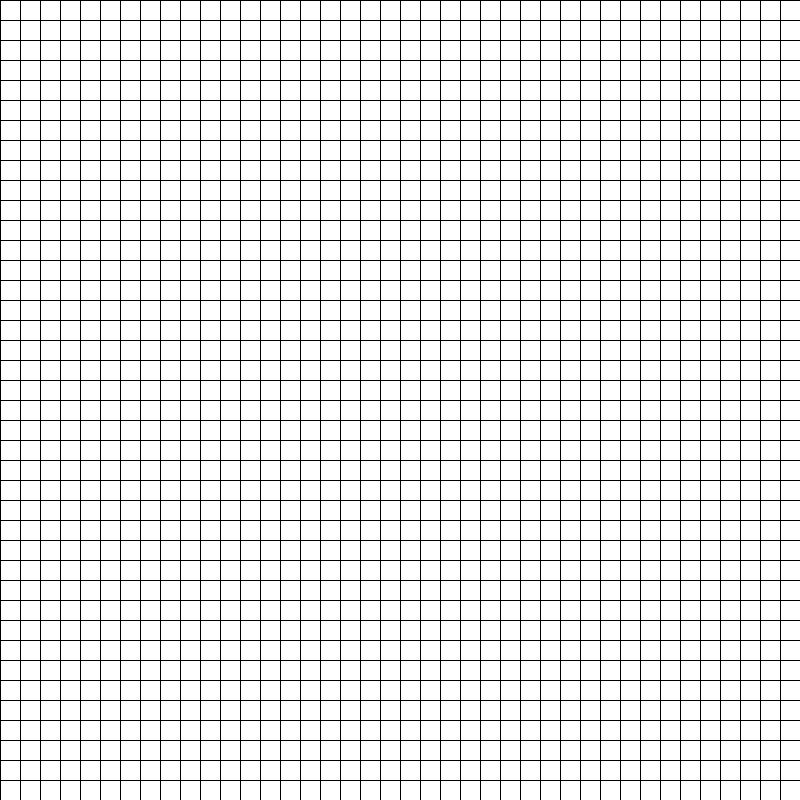
Frame 1 (no input)
Frame 60 (the mouse pressed at the canvas centre just before this capture): identical to frame 1, image omitted
Frame 120 (the mouse held since frame 60 and released just before this capture): identical to frame 1, image omitted

The Processing sketch that drew this single still picture (run headless with seeded random() and noise(); from frame 60 on, the mouse is pressed at the canvas centre):

// Processing sketch: research
// ── research.pde

ArrayList<Node> RemoveFromList(ArrayList<Node> list, Node obj) {
  //println("removing " + obj);
  for (int i = list.size()-1; i >= 0; i--) {
    //println("IN LOOP " + i);
    if (list.get(i) == obj) {
      list.remove(i);
      //println("removed " + i);
    }
  }
  return list;
}

boolean Includes(Node obj, ArrayList<Node> list) {
  for (int i = 0; i < list.size(); i++) {
    if (obj == list.get(i)) {
      return true;
    }
  }
  return false;
}

float Heuristic(Node from, Node target) {
  float dist = 0;
  dist = dist(from.i, from.j, target.i, target.j);
  //dist = abs(target.i - from.i) + abs(target.j - from.j);
  return dist;
}



int arrSize = 40;
int wid;

class Node {
  int i;
  int j;

  float f;
  float g;
  float h;
  boolean isWall;
  Node previous;
  ArrayList<Node> neighbors = new ArrayList<Node>();

  Node(int newI, int newJ) {
    i = newI;
    j = newJ;
    f = 0;
    g = 0;
    h = 0;
    previous = null;
    if (random(1) < 0.00)
      isWall = true;
    else
      isWall = false;
  }

  void show(float r, float g, float b) {
    if (isWall == true)
      fill(0, 0, 0);
    else
      fill(r, g, b);

    rect(i * wid, j * wid, wid, wid);
  }

  void addNeighbors(Node[][] _nodes) {

    if (i < arrSize - 1) {
      neighbors.add(_nodes[i + 1][j]);
    }
    if (i > 0) {
      neighbors.add(_nodes[i - 1][j]);
    }
    if (j < arrSize - 1) {
      neighbors.add(_nodes[i][j + 1]);
    }
    if (j > 0) {
      neighbors.add(_nodes[i][j - 1]);
    }
  }
}

Node[][] nodes = new Node[arrSize][arrSize];
ArrayList<Node> openSet = new ArrayList<Node>();
ArrayList<Node> closedSet = new ArrayList<Node>();
ArrayList<Node> path = new ArrayList<Node>();
Node startNode;
Node targetNode;
Node current;

boolean isReady = false;
boolean isBuilding = false;

void setup() {
  size(800, 800);
  background(51);
  wid = height / arrSize;

  for (int i = 0; i < arrSize; i++) {
    for (int j= 0; j < arrSize; j++) {
      nodes[i][j] = new Node(i, j);
    }
  }
  for (int i = 0; i < arrSize; i++) {
    for (int j= 0; j < arrSize; j++) {
      nodes[i][j].addNeighbors(nodes);
    }
  }

  startNode = nodes[0][0];
  targetNode = nodes[arrSize - 1][arrSize - 1];
  startNode.isWall = false;
  targetNode.isWall = false;
  openSet.add(startNode);


  for (int i = 0; i < arrSize; i++) {
    for (int j= 0; j< arrSize; j++) {
      nodes[i][j].show(255, 255, 255);
    }
  }
}

//void draw() {
//}

void mouseReleased() {
  isBuilding = false;
}

void draw() {
  
  if (isReady == false) {

    if (mousePressed) {
      isBuilding = true;
    }

    if (isBuilding == true) {
      if (mouseX > 0 && mouseX < width && mouseY > 0 && mouseY < height) {
        if (mouseButton == LEFT) {
          nodes[mouseX / wid][mouseY / wid].isWall = true;
        } else if (mouseButton == RIGHT) {
          nodes[mouseX / wid][mouseY / wid].isWall = false;
        }
      }
    }

    for (int i = 0; i < arrSize; i++) {
      for (int j= 0; j< arrSize; j++) {
        nodes[i][j].show(255, 255, 255);
      }
    }

    if (keyPressed) {
      if (key == 'b')
        isReady = true;
    }
  }

  if (isReady == false)
    return;

  if (openSet.size() > 0) {
    int winnerInd = 0;
    for (int i = 0; i < openSet.size(); i++) {
      if (openSet.get(i).f < openSet.get(winnerInd).f) {
        winnerInd = i;
      }
    }

    current = openSet.get(winnerInd);

    if (current == targetNode) {
      for (int i = 0; i < path.size(); i++) {
        path.get(i).show(0, 0, 255);
      }

      //reconstructPath(path);
      println("DONE!");
      noLoop();
    }

    openSet = RemoveFromList(openSet, current);
    closedSet.add(current);

    for (int i = 0; i < current.neighbors.size(); i++) {

      if (Includes(current.neighbors.get(i), closedSet) == false && current.neighbors.get(i).isWall == false) {

        float tempG = current.g + Heuristic(current, targetNode);

        if (Includes(current.neighbors.get(i), openSet) == false) {
          openSet.add(current.neighbors.get(i));
        } else if (tempG >= current.neighbors.get(i).g) {
          continue;
        }

        current.neighbors.get(i).g = tempG;
        current.neighbors.get(i).h = Heuristic(current.neighbors.get(i), targetNode);
        current.neighbors.get(i).f = current.neighbors.get(i).g + current.neighbors.get(i).h;
        current.neighbors.get(i).previous = current;
      }
    }
  } else {
    println("NO SOLUTION");
    noLoop();
    //no solution
  }


  //for (int i = 0; i < arrSize; i++) {
  //  for (int j= 0; j< arrSize; j++) {
  //    nodes[i][j].show(255, 255, 255);
  //  }
  //}

  for (int i = 0; i < closedSet.size(); i++) {
    closedSet.get(i).show(255, 0, 0);
  }

  for (int i = 0; i < openSet.size(); i++) {
    openSet.get(i).show(0, 255, 0);
    //println(i);
  }

  Node temp = current;
  path.clear();
  path.add(temp);
  while (temp.previous != null) {
    path.add(temp.previous);
    temp = temp.previous;
  }

  for (int i = 0; i < path.size(); i++) {
    path.get(i).show(0, 0, 255);
  }
}
